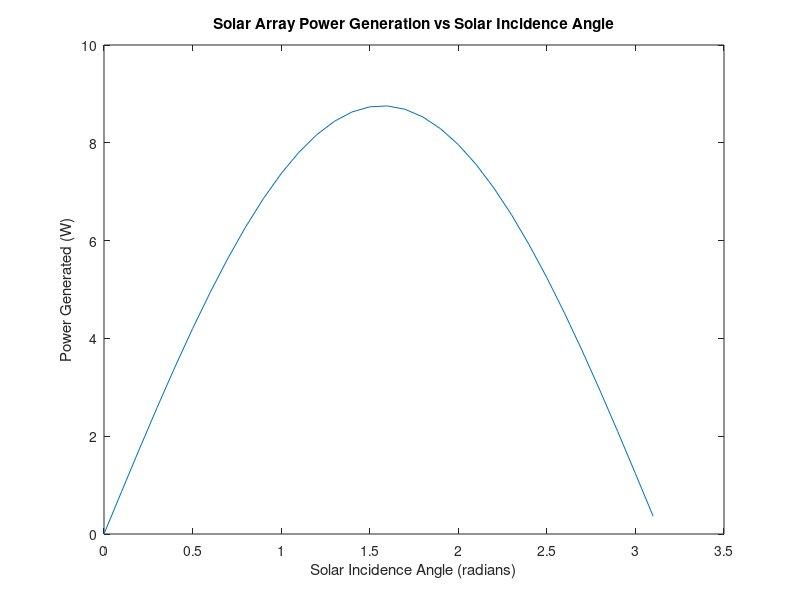
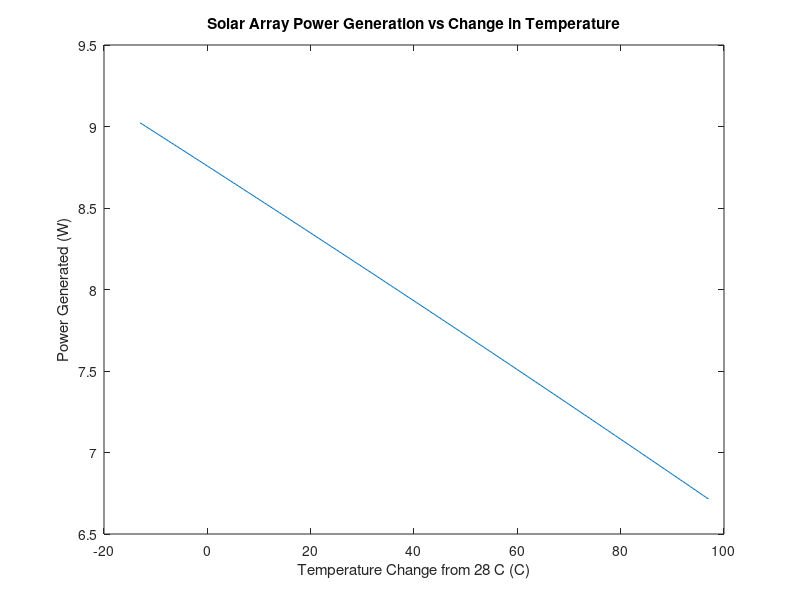
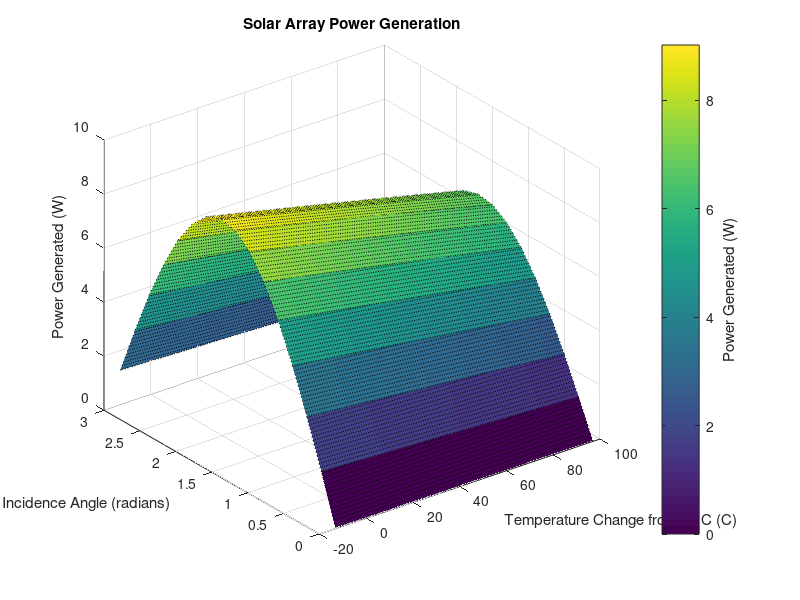
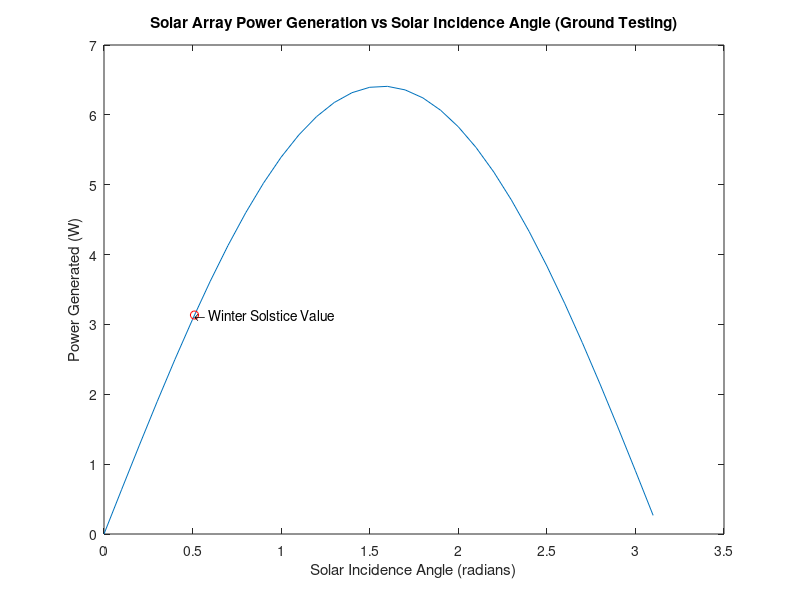

Source code (MATLAB) for these figures, in order:
%RockSat-X Solar Panel Performance Predictions
clear;
clc;

%In Space
%Using BOL values from data sheet
L = 1366.1; %Solar Irradiance (AM0) (W/m^2)

n = 8; %number of solar cells
Vmp = 2.406; %Voltage max power (V) - from data sheet
dVmpdT = -6.3; %Change in max power with temperature (mV/C) - from data sheet
Jmp = 17.5; %Current density max power (mA/cm^2) - from data sheet
dJmpdT = 5.0; %Change in current density with temperature (uA/cm^2/C) - from data sheet
Acell = 26; %Cell area (cm^2) - from data sheet

dVmpdT = dVmpdT / 1000;
Jmp = Jmp / 1000;
dJmpdT = dJmpdT / 1E6;


%Generate plot comparing solar incidence angle with power generated (no
%change in temperature from optimal (28 C)
figure(1);
theta = 0:0.1:pi;
dT = 0;

Pe = n * (Vmp + dVmpdT * dT) * (Jmp + dJmpdT * dT) * Acell * sin(theta);
plot(theta,Pe);
hold on
title('Solar Array Power Generation vs Solar Incidence Angle');
xlabel('Solar Incidence Angle (radians)');
ylabel('Power Generated (W)');

%Generate plot comparing change in temperature with power generated
%(optimal incidence angle used)
figure(2);
theta = pi / 2;
dT = -13:0.5:97;

Pe = n * (Vmp + dVmpdT * dT) .* (Jmp + dJmpdT * dT) * Acell * sin(theta);
plot(dT,Pe);
hold on
title('Solar Array Power Generation vs Change in Temperature');
xlabel('Temperature Change from 28 C (C)');
ylabel('Power Generated (W)');

%Generate 3D plot to understand interplay of changing solar incidence angle
%with changing temperature in terms of power generated;
figure(3);
[dT, theta] = meshgrid(-13:97,0:0.2:pi);
Pe = n * (Vmp + dVmpdT * dT) .* (Jmp + dJmpdT * dT) * Acell .* sin(theta);
surf(dT,theta,Pe,'LineStyle',':');
h = colorbar;
ylabel(h, 'Power Generated (W)');
title('Solar Array Power Generation');
xlabel('Temperature Change from 28 C (C)');
ylabel('Solar Incidence Angle (radians)');
zlabel('Power Generated (W)');

%Ground Testing Estimate
Lg = 1000; %Solar Irradiance (AM1.5 Global Spectrum) (W/m^2)

%Generate plot comparing solar incidence angle with power generated (no
%change in temperature from optimal (28 C)
figure(4);
theta = 0:0.1:pi;
dT = 0;

Pe = n * (Vmp + dVmpdT * dT) * (Jmp + dJmpdT * dT) * Acell * sin(theta);
Pg = Lg * Pe / L;
PgWSolstice = (Lg / L) * n * (Vmp + dVmpdT * dT) * (Jmp + dJmpdT * dT) * Acell * sind(90 - 37.23 - 23.5); %Estimate for testing during Winter Solstice
plot(theta,Pg, deg2rad(90 - 37.23 - 23.5), PgWSolstice,'ro');
hold on
title('Solar Array Power Generation vs Solar Incidence Angle (Ground Testing)');
xlabel('Solar Incidence Angle (radians)');
ylabel('Power Generated (W)');
text(deg2rad(90 - 37.23 - 23.5), PgWSolstice, '\leftarrow Winter Solstice Value');

%Generate plot comparing change in temperature with power generated
%(optimal incidence angle used)
figure(5);
theta = pi / 2;
dT = -13:0.5:97;

Pe = n * (Vmp + dVmpdT * dT) .* (Jmp + dJmpdT * dT) * Acell * sin(theta);
Pg = Lg * Pe / L;
plot(dT,Pg);
hold on
title('Solar Array Power Generation vs Change in Temperature (Ground Testing)');
xlabel('Temperature Change from 28 C (C)');
ylabel('Power Generated (W)');

%Generate 3D plot to understand interplay of changing solar incidence angle
%with changing temperature in terms of power generated;
figure(6);
[dT, theta] = meshgrid(-13:97,0:0.2:pi);
Pe = n * (Vmp + dVmpdT * dT) .* (Jmp + dJmpdT * dT) * Acell .* sin(theta);
Pg = Lg * Pe / L;
surf(dT,theta,Pg,'LineStyle',':');
h = colorbar;
ylabel(h, 'Power Generated (W)');
title('Solar Array Power Generation (Ground Testing)');
xlabel('Temperature Change from 28 C (C)');
ylabel('Solar Incidence Angle (radians)');
zlabel('Power Generated (W)');